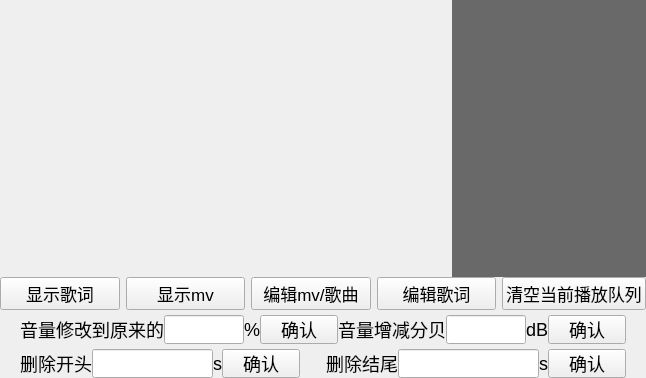
<?xml version="1.0" encoding="UTF-8"?>
<ui version="4.0">
 <class>PlayMP4Page</class>
 <widget class="QWidget" name="PlayMP4Page">
  <property name="geometry">
   <rect>
    <x>0</x>
    <y>0</y>
    <width>646</width>
    <height>378</height>
   </rect>
  </property>
  <property name="windowTitle">
   <string>Form</string>
  </property>
  <layout class="QVBoxLayout" name="verticalLayout">
   <property name="spacing">
    <number>0</number>
   </property>
   <property name="leftMargin">
    <number>0</number>
   </property>
   <property name="topMargin">
    <number>0</number>
   </property>
   <property name="rightMargin">
    <number>0</number>
   </property>
   <property name="bottomMargin">
    <number>0</number>
   </property>
   <item>
    <widget class="QFrame" name="frame_2">
     <property name="sizePolicy">
      <sizepolicy hsizetype="Preferred" vsizetype="Expanding">
       <horstretch>0</horstretch>
       <verstretch>1</verstretch>
      </sizepolicy>
     </property>
     <property name="frameShape">
      <enum>QFrame::Shape::NoFrame</enum>
     </property>
     <property name="frameShadow">
      <enum>QFrame::Shadow::Raised</enum>
     </property>
     <layout class="QHBoxLayout" name="horizontalLayout_4">
      <property name="spacing">
       <number>0</number>
      </property>
      <property name="leftMargin">
       <number>0</number>
      </property>
      <property name="topMargin">
       <number>0</number>
      </property>
      <property name="rightMargin">
       <number>0</number>
      </property>
      <property name="bottomMargin">
       <number>0</number>
      </property>
      <item>
       <widget class="QFrame" name="ShowMVOrLrcArea">
        <property name="sizePolicy">
         <sizepolicy hsizetype="Preferred" vsizetype="Preferred">
          <horstretch>7</horstretch>
          <verstretch>0</verstretch>
         </sizepolicy>
        </property>
        <property name="styleSheet">
         <string notr="true">background : transparent;</string>
        </property>
        <property name="frameShape">
         <enum>QFrame::Shape::NoFrame</enum>
        </property>
        <property name="frameShadow">
         <enum>QFrame::Shadow::Raised</enum>
        </property>
        <layout class="QVBoxLayout" name="verticalLayout_2">
         <property name="spacing">
          <number>0</number>
         </property>
         <property name="leftMargin">
          <number>0</number>
         </property>
         <property name="topMargin">
          <number>0</number>
         </property>
         <property name="rightMargin">
          <number>0</number>
         </property>
         <property name="bottomMargin">
          <number>0</number>
         </property>
        </layout>
       </widget>
      </item>
      <item>
       <widget class="DisplayMP4NodeList" name="display_mp4_node_list" native="true">
        <property name="sizePolicy">
         <sizepolicy hsizetype="Expanding" vsizetype="Expanding">
          <horstretch>3</horstretch>
          <verstretch>0</verstretch>
         </sizepolicy>
        </property>
        <property name="styleSheet">
         <string notr="true">#display_mp4_node_list{
background:	#696969;
}
QObject{
background : transparent;
color : white;
}
QPushButton{
background : transparent;
border : none;
}
QPushButton:hover{
background-color :	#778899;
}
QPushButton:pressed{
background-color :	 #D3D3D3;
}
</string>
        </property>
       </widget>
      </item>
     </layout>
    </widget>
   </item>
   <item>
    <widget class="QFrame" name="frame_4">
     <property name="font">
      <font>
       <pointsize>13</pointsize>
      </font>
     </property>
     <property name="styleSheet">
      <string notr="true"/>
     </property>
     <property name="frameShape">
      <enum>QFrame::Shape::NoFrame</enum>
     </property>
     <property name="frameShadow">
      <enum>QFrame::Shadow::Raised</enum>
     </property>
     <layout class="QHBoxLayout" name="horizontalLayout_2">
      <property name="leftMargin">
       <number>0</number>
      </property>
      <property name="topMargin">
       <number>0</number>
      </property>
      <property name="rightMargin">
       <number>0</number>
      </property>
      <property name="bottomMargin">
       <number>0</number>
      </property>
      <item>
       <widget class="QPushButton" name="ShowLrc">
        <property name="text">
         <string>显示歌词</string>
        </property>
       </widget>
      </item>
      <item>
       <widget class="QPushButton" name="ShowMV">
        <property name="text">
         <string>显示mv</string>
        </property>
       </widget>
      </item>
      <item>
       <widget class="QPushButton" name="EditMVOrMP3">
        <property name="text">
         <string>编辑mv/歌曲</string>
        </property>
       </widget>
      </item>
      <item>
       <widget class="QPushButton" name="EditLrc">
        <property name="text">
         <string>编辑歌词</string>
        </property>
       </widget>
      </item>
      <item>
       <widget class="QPushButton" name="ClearNowPlayingSongList">
        <property name="text">
         <string>清空当前播放队列</string>
        </property>
       </widget>
      </item>
     </layout>
    </widget>
   </item>
   <item>
    <widget class="QFrame" name="SimpleEditSongFrame">
     <property name="font">
      <font>
       <pointsize>-1</pointsize>
      </font>
     </property>
     <property name="styleSheet">
      <string notr="true">QObject{
font-size: 18px;
}
QPushButton{
padding-left : 20px;
padding-right: 20px;
}</string>
     </property>
     <property name="frameShape">
      <enum>QFrame::Shape::NoFrame</enum>
     </property>
     <property name="frameShadow">
      <enum>QFrame::Shadow::Raised</enum>
     </property>
     <layout class="QVBoxLayout" name="verticalLayout_3">
      <property name="spacing">
       <number>5</number>
      </property>
      <property name="leftMargin">
       <number>0</number>
      </property>
      <property name="topMargin">
       <number>5</number>
      </property>
      <property name="rightMargin">
       <number>0</number>
      </property>
      <property name="bottomMargin">
       <number>0</number>
      </property>
      <item>
       <widget class="QFrame" name="frame_3">
        <property name="font">
         <font>
          <pointsize>-1</pointsize>
         </font>
        </property>
        <property name="frameShape">
         <enum>QFrame::Shape::NoFrame</enum>
        </property>
        <property name="frameShadow">
         <enum>QFrame::Shadow::Raised</enum>
        </property>
        <layout class="QHBoxLayout" name="horizontalLayout">
         <property name="spacing">
          <number>0</number>
         </property>
         <property name="leftMargin">
          <number>20</number>
         </property>
         <property name="topMargin">
          <number>0</number>
         </property>
         <property name="rightMargin">
          <number>20</number>
         </property>
         <property name="bottomMargin">
          <number>0</number>
         </property>
         <item>
          <widget class="QFrame" name="frame_5">
           <property name="frameShape">
            <enum>QFrame::Shape::NoFrame</enum>
           </property>
           <property name="frameShadow">
            <enum>QFrame::Shadow::Raised</enum>
           </property>
           <layout class="QHBoxLayout" name="horizontalLayout_3">
            <property name="spacing">
             <number>0</number>
            </property>
            <property name="leftMargin">
             <number>0</number>
            </property>
            <property name="topMargin">
             <number>0</number>
            </property>
            <property name="rightMargin">
             <number>0</number>
            </property>
            <property name="bottomMargin">
             <number>0</number>
            </property>
            <item>
             <widget class="QLabel" name="label">
              <property name="font">
               <font>
                <pointsize>-1</pointsize>
               </font>
              </property>
              <property name="text">
               <string>音量修改到原来的</string>
              </property>
              <property name="alignment">
               <set>Qt::AlignmentFlag::AlignRight|Qt::AlignmentFlag::AlignTrailing|Qt::AlignmentFlag::AlignVCenter</set>
              </property>
             </widget>
            </item>
            <item>
             <widget class="QLineEdit" name="InputPercentageOfAdjustTheSongVolumn">
              <property name="sizePolicy">
               <sizepolicy hsizetype="Preferred" vsizetype="Fixed">
                <horstretch>0</horstretch>
                <verstretch>0</verstretch>
               </sizepolicy>
              </property>
              <property name="font">
               <font>
                <pointsize>-1</pointsize>
               </font>
              </property>
             </widget>
            </item>
            <item>
             <widget class="QLabel" name="label_3">
              <property name="font">
               <font>
                <pointsize>-1</pointsize>
               </font>
              </property>
              <property name="text">
               <string>%</string>
              </property>
             </widget>
            </item>
            <item>
             <widget class="QPushButton" name="ConfirmAdjustSongVolumeByPercentage">
              <property name="sizePolicy">
               <sizepolicy hsizetype="Preferred" vsizetype="Fixed">
                <horstretch>0</horstretch>
                <verstretch>0</verstretch>
               </sizepolicy>
              </property>
              <property name="font">
               <font>
                <pointsize>-1</pointsize>
               </font>
              </property>
              <property name="text">
               <string>确认</string>
              </property>
             </widget>
            </item>
           </layout>
          </widget>
         </item>
         <item>
          <spacer name="horizontalSpacer">
           <property name="orientation">
            <enum>Qt::Orientation::Horizontal</enum>
           </property>
           <property name="sizeType">
            <enum>QSizePolicy::Policy::Expanding</enum>
           </property>
           <property name="sizeHint" stdset="0">
            <size>
             <width>40</width>
             <height>20</height>
            </size>
           </property>
          </spacer>
         </item>
         <item>
          <widget class="QFrame" name="frame_6">
           <property name="frameShape">
            <enum>QFrame::Shape::NoFrame</enum>
           </property>
           <property name="frameShadow">
            <enum>QFrame::Shadow::Raised</enum>
           </property>
           <layout class="QHBoxLayout" name="horizontalLayout_5">
            <property name="spacing">
             <number>0</number>
            </property>
            <property name="leftMargin">
             <number>0</number>
            </property>
            <property name="topMargin">
             <number>0</number>
            </property>
            <property name="rightMargin">
             <number>0</number>
            </property>
            <property name="bottomMargin">
             <number>0</number>
            </property>
            <item>
             <widget class="QLabel" name="label_2">
              <property name="text">
               <string>音量增减分贝</string>
              </property>
              <property name="alignment">
               <set>Qt::AlignmentFlag::AlignRight|Qt::AlignmentFlag::AlignTrailing|Qt::AlignmentFlag::AlignVCenter</set>
              </property>
             </widget>
            </item>
            <item>
             <widget class="QLineEdit" name="Input_dBOfAdjustTheSongVolumn">
              <property name="sizePolicy">
               <sizepolicy hsizetype="Preferred" vsizetype="Fixed">
                <horstretch>0</horstretch>
                <verstretch>0</verstretch>
               </sizepolicy>
              </property>
             </widget>
            </item>
            <item>
             <widget class="QLabel" name="label_4">
              <property name="text">
               <string>dB</string>
              </property>
             </widget>
            </item>
            <item>
             <widget class="QPushButton" name="ConfirmAdjustSongVolumeBy_dB">
              <property name="sizePolicy">
               <sizepolicy hsizetype="Preferred" vsizetype="Fixed">
                <horstretch>0</horstretch>
                <verstretch>0</verstretch>
               </sizepolicy>
              </property>
              <property name="text">
               <string>确认</string>
              </property>
             </widget>
            </item>
           </layout>
          </widget>
         </item>
        </layout>
       </widget>
      </item>
      <item>
       <widget class="QFrame" name="frame">
        <property name="frameShape">
         <enum>QFrame::Shape::NoFrame</enum>
        </property>
        <property name="frameShadow">
         <enum>QFrame::Shadow::Raised</enum>
        </property>
        <layout class="QHBoxLayout" name="horizontalLayout_6">
         <property name="spacing">
          <number>5</number>
         </property>
         <property name="leftMargin">
          <number>20</number>
         </property>
         <property name="topMargin">
          <number>0</number>
         </property>
         <property name="rightMargin">
          <number>20</number>
         </property>
         <property name="bottomMargin">
          <number>0</number>
         </property>
         <item>
          <widget class="QFrame" name="frame_7">
           <property name="frameShape">
            <enum>QFrame::Shape::NoFrame</enum>
           </property>
           <property name="frameShadow">
            <enum>QFrame::Shadow::Raised</enum>
           </property>
           <layout class="QHBoxLayout" name="horizontalLayout_7">
            <property name="spacing">
             <number>0</number>
            </property>
            <property name="leftMargin">
             <number>0</number>
            </property>
            <property name="topMargin">
             <number>0</number>
            </property>
            <property name="rightMargin">
             <number>0</number>
            </property>
            <property name="bottomMargin">
             <number>0</number>
            </property>
            <item>
             <widget class="QLabel" name="label_6">
              <property name="text">
               <string>删除开头</string>
              </property>
              <property name="alignment">
               <set>Qt::AlignmentFlag::AlignRight|Qt::AlignmentFlag::AlignTrailing|Qt::AlignmentFlag::AlignVCenter</set>
              </property>
             </widget>
            </item>
            <item>
             <widget class="QLineEdit" name="Input_RemoveFirstFewSeconds">
              <property name="sizePolicy">
               <sizepolicy hsizetype="Preferred" vsizetype="Fixed">
                <horstretch>0</horstretch>
                <verstretch>0</verstretch>
               </sizepolicy>
              </property>
             </widget>
            </item>
            <item>
             <widget class="QLabel" name="label_5">
              <property name="sizePolicy">
               <sizepolicy hsizetype="Preferred" vsizetype="Preferred">
                <horstretch>0</horstretch>
                <verstretch>0</verstretch>
               </sizepolicy>
              </property>
              <property name="text">
               <string>s</string>
              </property>
             </widget>
            </item>
            <item>
             <widget class="QPushButton" name="Confirm_RemoveFirstFewSeconds">
              <property name="sizePolicy">
               <sizepolicy hsizetype="Preferred" vsizetype="Fixed">
                <horstretch>0</horstretch>
                <verstretch>0</verstretch>
               </sizepolicy>
              </property>
              <property name="text">
               <string>确认</string>
              </property>
             </widget>
            </item>
           </layout>
          </widget>
         </item>
         <item>
          <widget class="QFrame" name="frame_8">
           <property name="frameShape">
            <enum>QFrame::Shape::NoFrame</enum>
           </property>
           <property name="frameShadow">
            <enum>QFrame::Shadow::Raised</enum>
           </property>
           <layout class="QHBoxLayout" name="horizontalLayout_8">
            <property name="spacing">
             <number>0</number>
            </property>
            <property name="leftMargin">
             <number>0</number>
            </property>
            <property name="topMargin">
             <number>0</number>
            </property>
            <property name="rightMargin">
             <number>0</number>
            </property>
            <property name="bottomMargin">
             <number>0</number>
            </property>
            <item>
             <spacer name="horizontalSpacer_2">
              <property name="orientation">
               <enum>Qt::Orientation::Horizontal</enum>
              </property>
              <property name="sizeType">
               <enum>QSizePolicy::Policy::Expanding</enum>
              </property>
              <property name="sizeHint" stdset="0">
               <size>
                <width>40</width>
                <height>20</height>
               </size>
              </property>
             </spacer>
            </item>
            <item>
             <widget class="QLabel" name="label_7">
              <property name="text">
               <string>删除结尾</string>
              </property>
              <property name="alignment">
               <set>Qt::AlignmentFlag::AlignRight|Qt::AlignmentFlag::AlignTrailing|Qt::AlignmentFlag::AlignVCenter</set>
              </property>
             </widget>
            </item>
            <item>
             <widget class="QLineEdit" name="Input_RemovLastFewSeconds">
              <property name="sizePolicy">
               <sizepolicy hsizetype="Preferred" vsizetype="Fixed">
                <horstretch>0</horstretch>
                <verstretch>0</verstretch>
               </sizepolicy>
              </property>
             </widget>
            </item>
            <item>
             <widget class="QLabel" name="label_8">
              <property name="text">
               <string>s</string>
              </property>
             </widget>
            </item>
            <item>
             <widget class="QPushButton" name="Confirm_RemoveLastFewSeconds">
              <property name="sizePolicy">
               <sizepolicy hsizetype="Preferred" vsizetype="Fixed">
                <horstretch>0</horstretch>
                <verstretch>0</verstretch>
               </sizepolicy>
              </property>
              <property name="text">
               <string>确认</string>
              </property>
             </widget>
            </item>
           </layout>
          </widget>
         </item>
        </layout>
       </widget>
      </item>
     </layout>
    </widget>
   </item>
  </layout>
 </widget>
 <customwidgets>
  <customwidget>
   <class>DisplayMP4NodeList</class>
   <extends>QWidget</extends>
   <header>displaymp4nodelist.h</header>
   <container>1</container>
  </customwidget>
 </customwidgets>
 <resources/>
 <connections/>
</ui>
